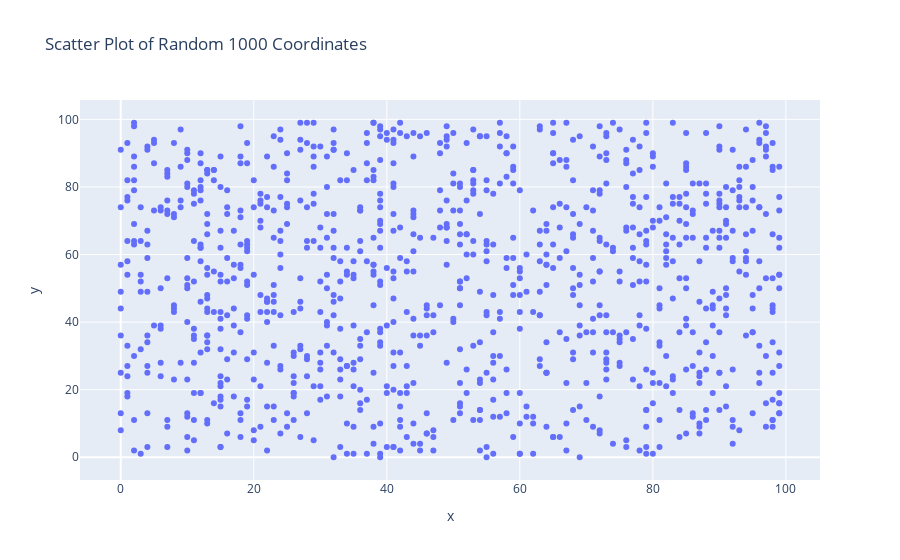

Notebook code for this chart:
### Markdown cell above
1. Write a program to draw a scatter plot for random 1000 x and y coordinates

### Code cell
import plotly.express as px
import numpy as np

try:
    x_axis = np.random.randint(100, size=1000)
    y_axis = np.random.randint(100, size=1000)
    fig = px.scatter(x=x_axis, y=y_axis, title='Scatter Plot of Random 1000 Coordinates')
    fig.show()

except Exception as e:
    logger.error(str(e))

### Figure 1 — Plotly figure (JSON) as saved in the notebook; plotly's stock layout.template omitted (floating-point values rounded to 4 significant figures; data arrays with more than 128 entries replaced by an {"elided": "..."} marker saying what was removed)
{"data": [{"hovertemplate": "x=%{x}<br>y=%{y}<extra></extra>", "legendgroup": "", "marker": {"color": "#636efa", "symbol": "circle"}, "mode": "markers", "name": "", "orientation": "v", "showlegend": false, "type": "scatter", "x": {"elided": "1000 int values"}, "xaxis": "x", "y": {"elided": "1000 int values"}, "yaxis": "y"}], "layout": {"legend": {"tracegroupgap": 0}, "title": {"text": "Scatter Plot of Random 1000 Coordinates"}, "xaxis": {"anchor": "y", "domain": [0, 1], "title": {"text": "x"}}, "yaxis": {"anchor": "x", "domain": [0, 1], "title": {"text": "y"}}}}
